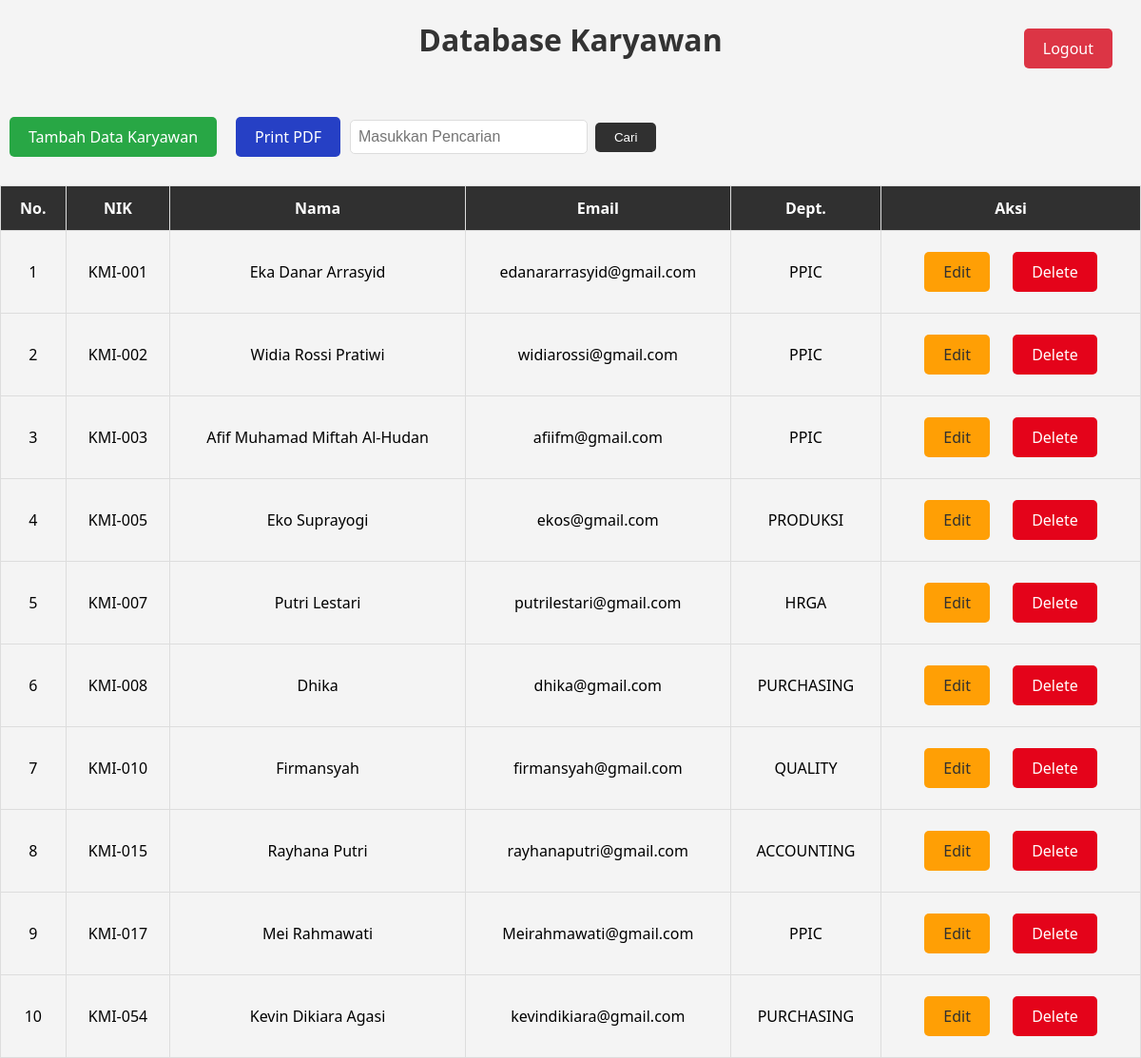
The app's page /index.php (signed in) with its own data.
### tables this page shows
CREATE TABLE `karyawan` (
  `id` int(11) NOT NULL,
  `nik` varchar(100) NOT NULL,
  `nama` varchar(100) NOT NULL,
  `email` varchar(100) NOT NULL,
  `departemen` varchar(100) NOT NULL
);

### functions.php (called while the page is built, shortened)
<?php
$conn = mysqli_connect("localhost", "root", "", "perusahaan");
function query($query): array
{
    global $conn;
    $result = mysqli_query($conn, $query);
    $rows = [];
    while ($row = mysqli_fetch_array($result)) {
        $rows[] = $row;
    }
    return $rows;
}
?>

### index.php (the view, shortened to what this page needs)
<?php
require 'functions.php';
$karyawan = query("SELECT * FROM karyawan ORDER BY nik ASC");
?>
<!DOCTYPE html>
<html lang="en">
<head>
    <link rel="stylesheet" href="styleindex.css">
</head>
    <h1>Database Karyawan</h1>
    <a href="logout.php" class="btn-add logout">Logout</a>
    <form action="" method="post">
    <a href="tambah.php" class="btn-add">Tambah Data Karyawan</a>
    <a href="cetak.php" class="btn-cetak" target="blank">Print PDF</a>
        <input type="text" name="keyword" size="30" autofocus="" placeholder="Masukkan Pencarian" autocomplete="off">
        <button type="submit" name="cari">Cari</button>
    </form>
<table border="1" cellpadding="10" cellspacsing="0">
    <tr>
        <th>No.</th>
        <th>NIK</th>
        <th>Nama</th>
        <th>Email</th>
        <th>Dept.</th>
        <th>Aksi</th>
    </tr>
    <?php $i = 1; ?>
    <?php foreach ($karyawan as $row): ?>
        <tr>
            <td><?= $i ?></td>
            <td><?= $row["nik"]; ?></td>
            <td><?= $row["nama"]; ?></td>
            <td><?= $row["email"]; ?></td>
            <td><?= $row["departemen"]; ?></td>
            <td>
                <a class="btn-edit" href="ubah.php?id=<?= $row["id"]; ?>">Edit</a>
                <a class="btn-delete" href="hapus.php?id=<?= $row["id"]; ?>" onclick="
                return confirm('Yakin?');">Delete</a>
            </td>
        </tr>
        <?php $i++; ?>
    <?php endforeach; ?>
</table>
</body>
</html>

### styleindex.css (style rules this page uses)
* { margin: 0; padding: 0; box-sizing: border-box; }
h1 { text-align: center; margin-top: 20px; color: #333; margin-bottom: 50px; }
.btn-add, .btn-edit, .btn-delete, .btn-cetak { display: inline-block; padding: 10px 20px; color: white; text-decoration: none; text-align: center; border-radius: 5px; margin: 10px; font-size: 16px; transition: background-color 0.3s ease; }
.btn-add { background-color: #28a745; }
.btn-add.logout { background-color: #dc3545; position: absolute; top: 20px; right: 20px; }
table { width: 100%; border-collapse: collapse; margin-top: 20px; }
table th, table td { padding: 12px 15px; text-align: center; border: 1px solid #ddd; }
table th { background-color: #303030; color: white; }
form { display: flex; align-items: center; justify-content: flex-start; }
form input[type="text"] { padding: 8px; font-size: 16px; width: 250px; border-radius: 5px; border: 1px solid #ddd; margin-right: 8px; }
form button { padding: 8px 20px; background-color: #303030; color: white; border: none; border-radius: 5px; cursor: pointer; }
.btn-edit { background-color: #ff9f05; color: #303030; }
.btn-delete { background-color: #e4031a; color: #ffffff; }
.btn-cetak { background-color: #2640c5; }

### records on screen
karyawan: nik "KMI-001", nama "Eka Danar Arrasyid", email "edanararrasyid@gmail.com", departemen "PPIC"
karyawan: nik "KMI-002", nama "Widia Rossi Pratiwi", email "widiarossi@gmail.com", departemen "PPIC"
karyawan: nik "KMI-003", nama "Afif Muhamad Miftah Al-Hudan", email "afiifm@gmail.com", departemen "PPIC"
karyawan: nik "KMI-005", nama "Eko Suprayogi", email "ekos@gmail.com", departemen "PRODUKSI"
karyawan: nik "KMI-007", nama "Putri Lestari", email "putrilestari@gmail.com", departemen "HRGA"
karyawan: nik "KMI-008", nama "Dhika", email "dhika@gmail.com", departemen "PURCHASING"
karyawan: nik "KMI-010", nama "Firmansyah", email "firmansyah@gmail.com", departemen "QUALITY"
karyawan: nik "KMI-015", nama "Rayhana Putri", email "rayhanaputri@gmail.com", departemen "ACCOUNTING"
karyawan: nik "KMI-017", nama "Mei Rahmawati", email "Meirahmawati@gmail.com", departemen "PPIC"
karyawan: nik "KMI-054", nama "Kevin Dikiara Agasi", email "kevindikiara@gmail.com", departemen "PURCHASING"
